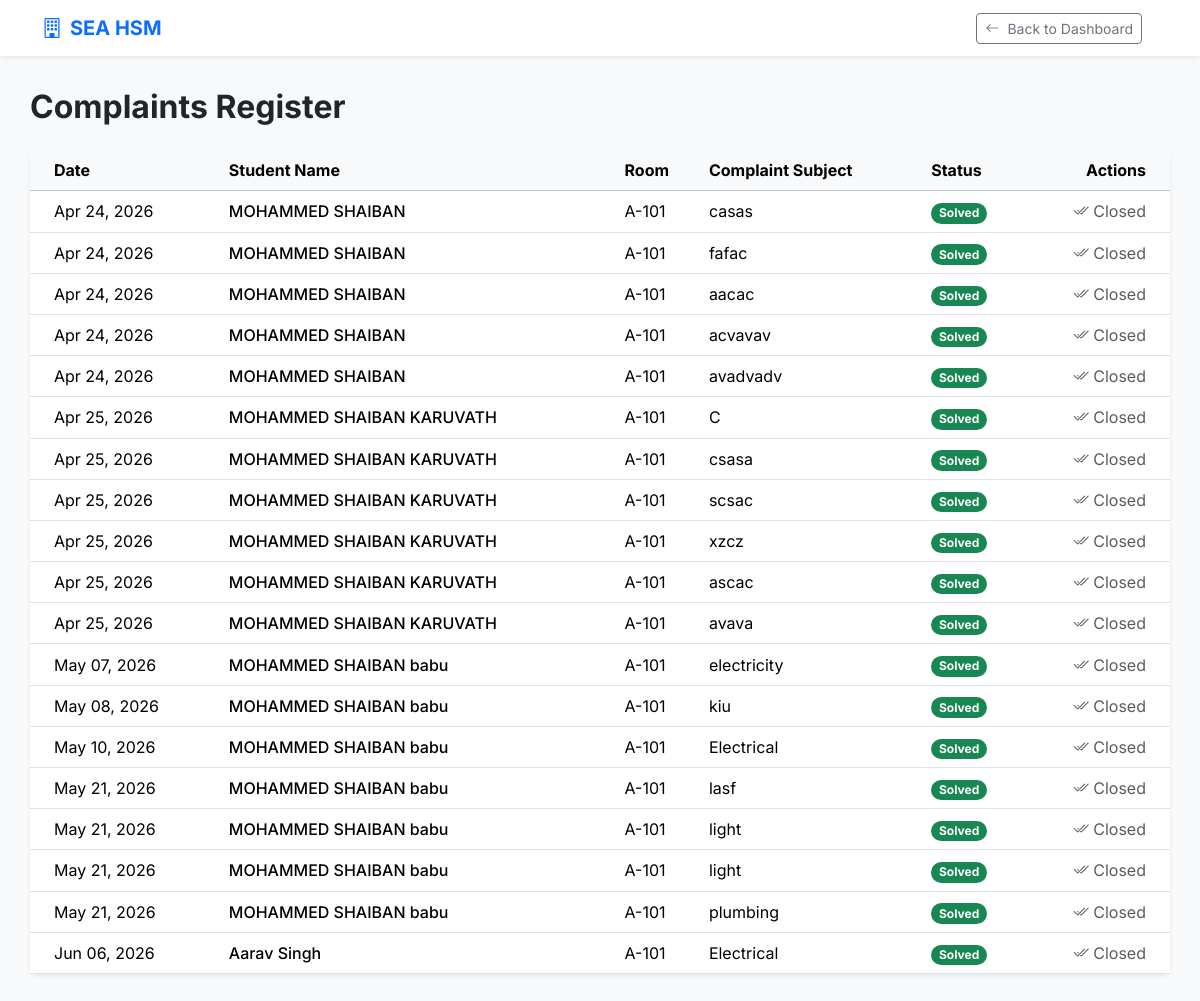
Screenshot of /complaints/list_complaints/ (signed in) with the database file from the repository.
### complaints/models.py (models this page shows, shortened)
class Complaints(models.Model):
    name = models.CharField(max_length=30, null=True, blank=True)
    block = models.CharField(max_length=5, null=True, blank=True)
    room_no = models.CharField(max_length=10, null=True, blank=True)
    date = models.DateField(auto_now_add=True)
    complaint = models.CharField(max_length=40, null=True, blank=True)
    description = models.TextField(null=True, blank=True)
    status = models.CharField(max_length=20, choices=[('Pending', 'Pending'), ('Solved', 'Solved'),('In Progress', 'In Progress')], default='Pending')

### complaints/views.py (the view)
# urls.py: path('list_complaints/',views.list_complaints,name='list_complaints'),
@login_required(login_url='login')
def list_complaints(request):
    complaints = Complaints.objects.all()
    return render(request,'list_complaints.html',{'complaints':complaints})

### complaints/templates/list_complaints.html (shortened to what this page needs)
{% extends 'base.html' %}
{% block content %}
<div class="d-flex justify-content-between align-items-center mb-4">
    <h2 class="fw-bold text-dark mb-0">Complaints Register</h2>
</div>
<div class="card border-0 shadow-sm rounded-3">
    <div class="card-body p-0">
        <div class="table-responsive">
            <table class="table table-hover align-middle mb-0">
                <thead class="table-light">
                    <tr>
                        <th class="ps-4">Date</th>
                        <th>Student Name</th>
                        <th>Room</th>
                        <th>Complaint Subject</th>
                        <th>Status</th>
                        {% if request.user.role == 'Admin' or request.user.role == 'Warden' or request.user.role == 'Staff' %}
                        <th class="pe-4 text-end">Actions</th>
                        {% endif %}
                    </tr>
                </thead>
                <tbody>
                    {% for complaint in complaints %}
                    <tr>
                        <td class="ps-4">{{ complaint.date|date:"M d, Y" }}</td>
                        <td class="fw-medium">{{ complaint.name }}</td>
                        <td>{{ complaint.block }}-{{ complaint.room_no }}</td>
                        <td>{{ complaint.complaint }}</td>
                        <td>
                            {% if complaint.status == 'Pending' %}
                            <span class="badge bg-warning text-dark rounded-pill">{{ complaint.status }}</span>
                            {% elif complaint.status == 'In Progress' %}
                            <span class="badge bg-primary text-white rounded-pill">{{ complaint.status }}</span>
                            {% else %}
                            <span class="badge bg-success text-white rounded-pill">{{ complaint.status }}</span>
                            {% endif %}
                        </td>
                        {% if request.user.role == 'Admin' or request.user.role == 'Warden' or request.user.role == 'Staff' %}
                        <td class="pe-4 text-end">
                            {% if complaint.status == 'Pending' %}
                            <form action="{% url 'in_progress_complaint' complaint.id %}" method="post" class="d-inline">
                                {% csrf_token %}
                                <button type="submit" class="btn btn-sm btn-outline-primary me-1" title="Mark In Progress"><i class="bi bi-hourglass-split"></i></button>
                            </form>
                            <form action="{% url 'solve_complaint' complaint.id %}" method="post" class="d-inline">
                                {% csrf_token %}
                                <button type="submit" class="btn btn-sm btn-outline-success" title="Mark Solved"><i class="bi bi-check-circle"></i></button>
                            </form>
                            {% elif complaint.status == 'In Progress' %}
                            <form action="{% url 'solve_complaint' complaint.id %}" method="post" class="d-inline">
                                {% csrf_token %}
                                <button type="submit" class="btn btn-sm btn-outline-success" title="Mark Solved"><i class="bi bi-check-circle"></i></button>
                            </form>
                            {% else %}
                            <span class="text-muted"><i class="bi bi-check2-all"></i> Closed</span>
                            {% endif %}
                        </td>
                        {% endif %}
                    </tr>
                    {% empty %}
                    <tr>
                        <td colspan="6" class="text-center text-muted py-4">No complaints filed yet.</td>
                    </tr>
                    {% endfor %}
                </tbody>
            </table>
        </div>
    </div>
</div>
{% endblock %}

### accounts/templates/base.html (style rules this page uses)
body { font-family: 'Inter', sans-serif; background-color: #f8f9fa; }

### rows the page displays
Complaints: date "Apr 24, 2026", name "MOHAMMED SHAIBAN", block "A", room_no "101", complaint "casas", status "Solved", shows "Closed"
Complaints: date "Apr 24, 2026", name "MOHAMMED SHAIBAN", block "A", room_no "101", complaint "fafac", status "Solved", shows "Closed"
Complaints: date "Apr 24, 2026", name "MOHAMMED SHAIBAN", block "A", room_no "101", complaint "aacac", status "Solved", shows "Closed"
Complaints: date "Apr 24, 2026", name "MOHAMMED SHAIBAN", block "A", room_no "101", complaint "acvavav", status "Solved", shows "Closed"
Complaints: date "Apr 24, 2026", name "MOHAMMED SHAIBAN", block "A", room_no "101", complaint "avadvadv", status "Solved", shows "Closed"
Complaints: date "Apr 25, 2026", name "MOHAMMED SHAIBAN KARUVATH", block "A", room_no "101", complaint "C", status "Solved", shows "Closed"
Complaints: date "Apr 25, 2026", name "MOHAMMED SHAIBAN KARUVATH", block "A", room_no "101", complaint "csasa", status "Solved", shows "Closed"
Complaints: date "Apr 25, 2026", name "MOHAMMED SHAIBAN KARUVATH", block "A", room_no "101", complaint "scsac", status "Solved", shows "Closed"
Complaints: date "Apr 25, 2026", name "MOHAMMED SHAIBAN KARUVATH", block "A", room_no "101", complaint "xzcz", status "Solved", shows "Closed"
Complaints: date "Apr 25, 2026", name "MOHAMMED SHAIBAN KARUVATH", block "A", room_no "101", complaint "ascac", status "Solved", shows "Closed"
Complaints: date "Apr 25, 2026", name "MOHAMMED SHAIBAN KARUVATH", block "A", room_no "101", complaint "avava", status "Solved", shows "Closed"
Complaints: date "May 07, 2026", name "MOHAMMED SHAIBAN babu", block "A", room_no "101", complaint "electricity", status "Solved", shows "Closed"
Complaints: date "May 08, 2026", name "MOHAMMED SHAIBAN babu", block "A", room_no "101", complaint "kiu", status "Solved", shows "Closed"
Complaints: date "May 10, 2026", name "MOHAMMED SHAIBAN babu", block "A", room_no "101", complaint "Electrical", status "Solved", shows "Closed"
Complaints: date "May 21, 2026", name "MOHAMMED SHAIBAN babu", block "A", room_no "101", complaint "lasf", status "Solved", shows "Closed"
Complaints: date "May 21, 2026", name "MOHAMMED SHAIBAN babu", block "A", room_no "101", complaint "light", status "Solved", shows "Closed"
Complaints: date "May 21, 2026", name "MOHAMMED SHAIBAN babu", block "A", room_no "101", complaint "light", status "Solved", shows "Closed"
Complaints: date "May 21, 2026", name "MOHAMMED SHAIBAN babu", block "A", room_no "101", complaint "plumbing", status "Solved", shows "Closed"
Complaints: date "Jun 06, 2026", name "Aarav Singh", block "A", room_no "101", complaint "Electrical", status "Solved", shows "Closed"
